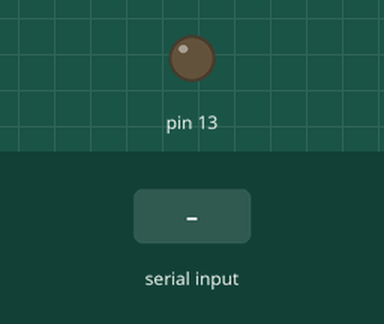
Bench run of a sketch on a simulated Arduino Uno, built with avr-gcc and run on an emulated ATmega328P. Shown: output pins drawn as LEDs (lit = HIGH). The inputs (shaded band) are chosen by the test bench.

Above: at 1.2 s.
1.3 s: "1" received over the second serial link
At 1.7 s:
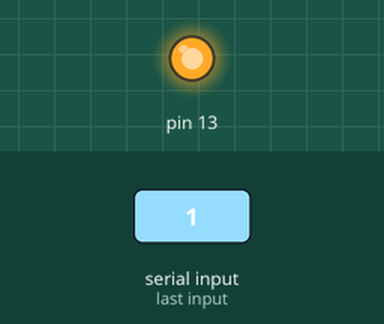
2.8 s: "2" received over the second serial link
At 4.1 s:
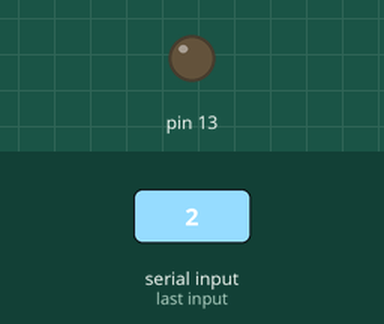
Timing chart, 0 to 5.8 s (numbered marks = the images above; inputs shaded):
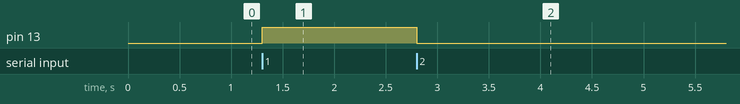

The sketch:

sketch_blu_led_test__2019_06_18_18_59_43_UTC_.ino
```cpp
#include <SoftwareSerial.h>
SoftwareSerial BT(10, 11);
// connection BT module TX a D10
// connection BT module RX a D11
// connection BT Vcc a 5V, GND a GND
void setup()
{
  // pin LDE
  pinMode(13, OUTPUT);

  BT.begin(9600);
  // dit bonjour aux autres appreils connecté par erreure a la carte
  BT.println("Hello from Arduino");
}
char a; // stockage des caracteres
void loop()
{
  if (BT.available())
  {
    a=(BT.read());
    if (a=='1')
    {
      digitalWrite(13, HIGH);
      BT.println("LED on");
    }
    if (a=='2')
    {
      digitalWrite(13, LOW);
      BT.println("LED off");
    }
    if (a=='?')
    {
      BT.println("Send '1' to turn LED on");
      BT.println("Send '2' to turn LED on");
    }
  }
}
```

Measured:
- after the input at 1.3 s, pin 13: LOW → HIGH at once
- after the input at 2.8 s, pin 13: HIGH → LOW at once
